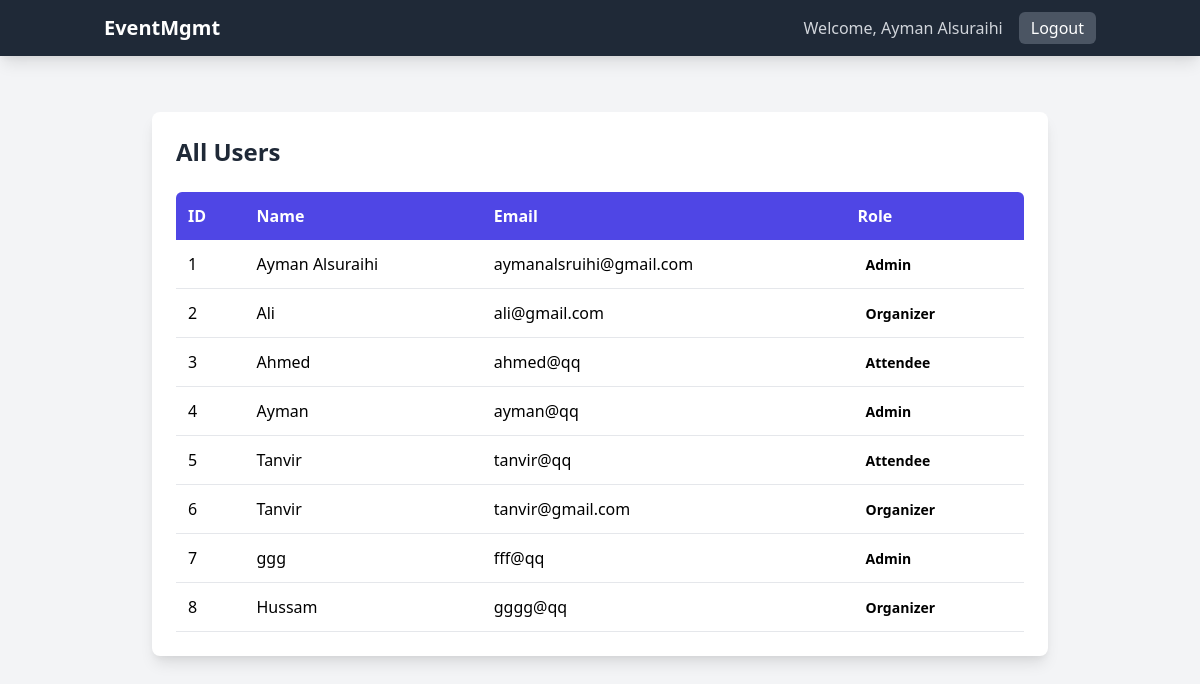
The app's page /users (signed in) with its own data.
### tables this page shows
CREATE TABLE User (
    user_id INTEGER PRIMARY KEY AUTOINCREMENT,
    name TEXT NOT NULL,
    email TEXT UNIQUE NOT NULL,
    password TEXT NOT NULL,
    role TEXT CHECK(role IN ('admin', 'organizer', 'attendee')) NOT NULL
);

### app.py (the view)
@app.route('/users')
def users():
    if session.get('role') != 'admin':
        flash('Access denied.', 'danger')
        return redirect(url_for('dashboard'))
    db = get_db()
    users = db.execute("SELECT * FROM User").fetchall()
    return render_template('users.html', users=users)

### app.py (called while the page is built)
def get_db():
    db = getattr(g, '_database', None)
    if db is None:
        db = g._database = sqlite3.connect(DATABASE)
        db.row_factory = sqlite3.Row
    return db

@app.teardown_appcontext
def close_connection(exception):
    db = getattr(g, '_database', None)
    if db is not None:
        db.close()

### templates/users.html
{% extends 'base.html' %}
{% block content %}
<div class="container mx-auto px-4 py-8">
    <div class="max-w-4xl mx-auto bg-white p-6 rounded-lg shadow-lg">
        <h3 class="text-2xl font-bold text-gray-800 mb-6">All Users</h3>
        <div class="overflow-x-auto">
            <table class="w-full text-left">
                <thead>
                    <tr class="bg-indigo-600 text-white">
                        <th class="p-3 rounded-tl-md">ID</th>
                        <th class="p-3">Name</th>
                        <th class="p-3">Email</th>
                        <th class="p-3 rounded-tr-md">Role</th>
                    </tr>
                </thead>
                <tbody>
                    {% for user in users %}
                        <tr class="border-b border-gray-200 hover:bg-gray-50 transition duration-200">
                            <td class="p-3">{{ user.user_id }}</td>
                            <td class="p-3">{{ user.name }}</td>
                            <td class="p-3">{{ user.email }}</td>
                            <td class="p-3">
                                <span
                                    class="px-2 py-1 rounded-full text-sm font-semibold"
                                    {% if user.role == 'admin' %}
                                        class="bg-green-100 text-green-600"
                                    {% elif user.role == 'organizer' %}
                                        class="bg-indigo-100 text-indigo-600"
                                    {% else %}
                                        class="bg-gray-100 text-gray-600"
                                    {% endif %}
                                >
                                    {{ user.role | capitalize }}
                                </span>
                            </td>
                        </tr>
                    {% endfor %}
                </tbody>
            </table>
        </div>
    </div>
</div>
{% set users = [
    {'user_id': 1, 'name': 'John Doe', 'email': 'john.doe@example.com', 'role': 'admin'},
    {'user_id': 2, 'name': 'Alice Smith', 'email': 'alice.smith@example.com', 'role': 'organizer'},
    {'user_id': 3, 'name': 'Robert Wilson', 'email': 'robert.wilson@example.com', 'role': 'attendee'},
    {'user_id': 4, 'name': 'Emma Brown', 'email': 'emma.brown@example.com', 'role': 'attendee'}
] %}
{% endblock %}

### templates/base.html (shortened to what this page needs)
<!DOCTYPE html>
<html lang="en">
<head>
    <link href="https://cdn.jsdelivr.net/npm/tailwindcss@2.2.19/dist/tailwind.min.css" rel="stylesheet">
</head>
<body class="bg-gray-100 font-sans">
    <nav class="bg-gray-800 text-white shadow-lg" x-data="{ isOpen: false }">
        <div class="container mx-auto px-4 py-3 flex justify-between items-center">
            <a class="text-xl font-bold" href="{{ url_for('dashboard') }}">EventMgmt</a>
            <div class="flex items-center space-x-4">
                {% if session.get('user_id') %}
                    <span class="text-gray-300">Welcome, {{ session.get('user_name') }}</span>
                    <a href="{{ url_for('logout') }}" class="bg-gray-600 hover:bg-gray-700 text-white px-3 py-1 rounded-md transition duration-200">Logout</a>
                {% endif %}
            </div>
        </div>
    </nav>
    <div class="container mx-auto px-4 py-6">
        {% block content %}{% endblock %}
    </div>
</body>
</html>

### records on screen
User: get "Ayman Alsuraihi", user_id "1", name "Ayman Alsuraihi", email "aymanalsruihi@gmail.com", role "Admin"
User: user_id "2", name "Ali", email "ali@gmail.com", role "Organizer"
User: user_id "3", name "Ahmed", email "ahmed@qq", role "Attendee"
User: user_id "4", name "Ayman", email "ayman@qq", role "Admin"
User: user_id "5", name "Tanvir", email "tanvir@qq", role "Attendee"
User: user_id "6", name "Tanvir", email "tanvir@gmail.com", role "Organizer"
User: user_id "7", name "ggg", email "fff@qq", role "Admin"
User: user_id "8", name "Hussam", email "gggg@qq", role "Organizer"
